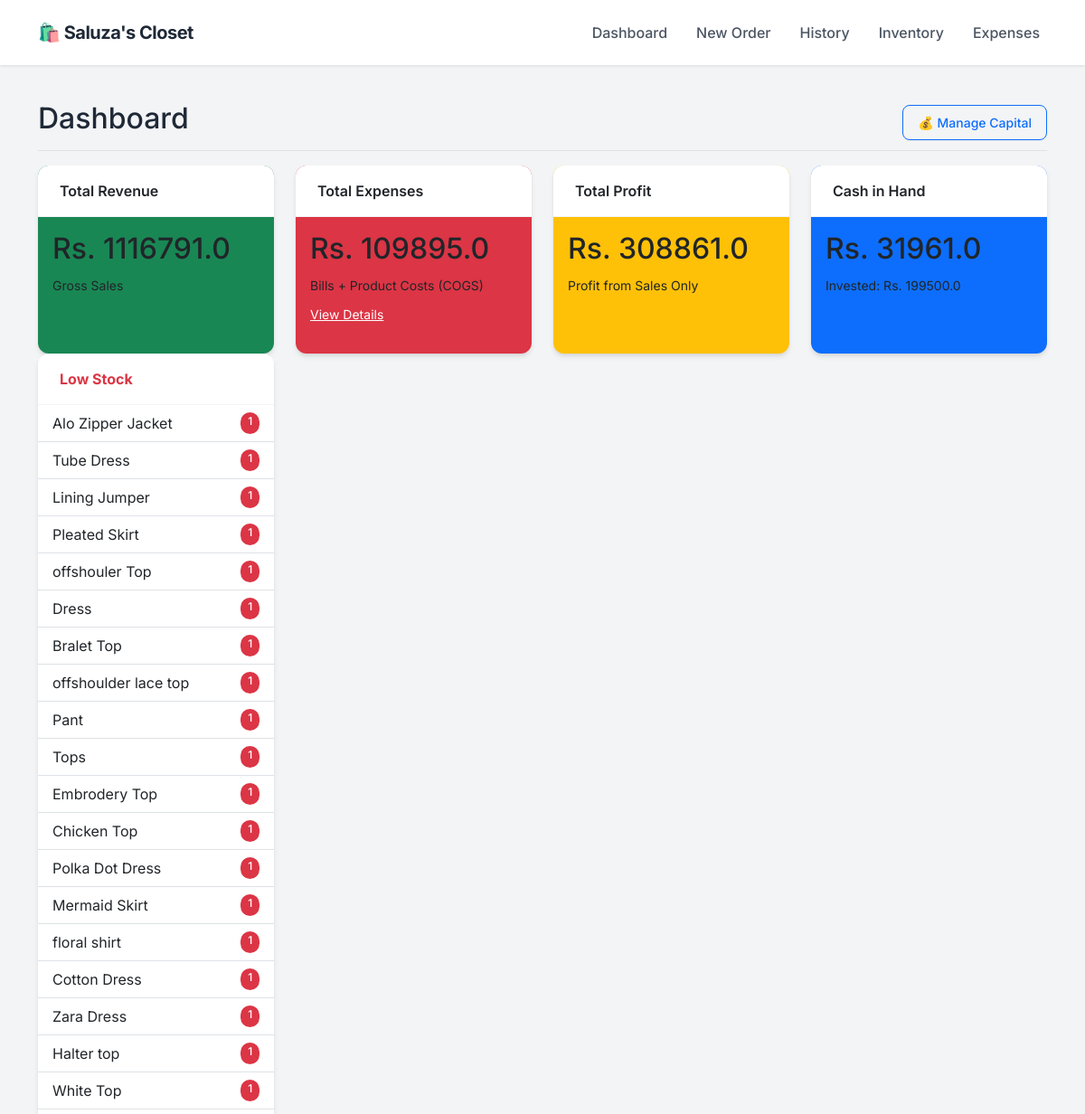
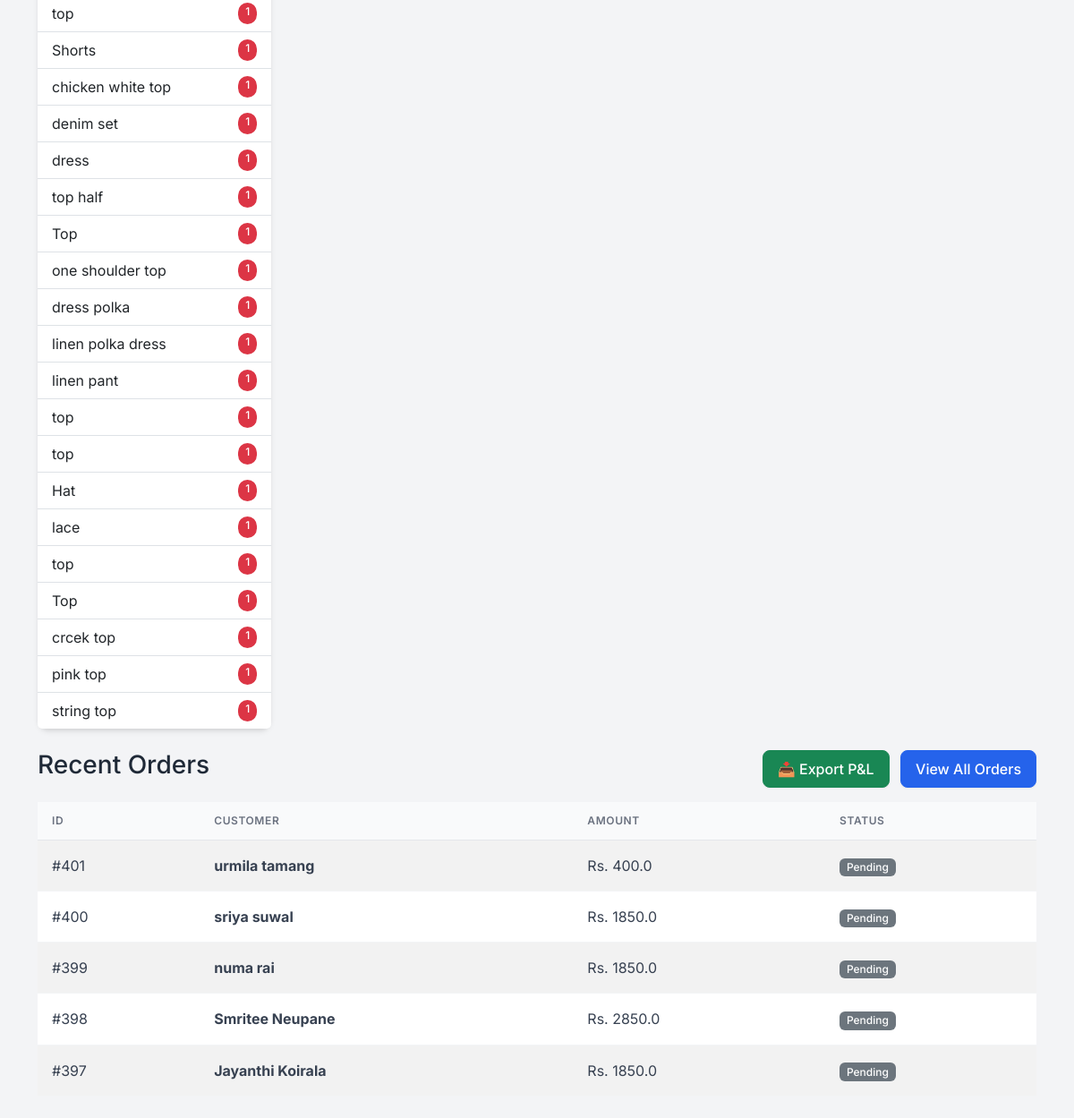
The page / on the database its author committed (2 pictures, top to bottom).
### app.py (models this page shows)
class Product(db.Model):
    id = db.Column(db.Integer, primary_key=True)
    sku = db.Column(db.String(50), unique=True, nullable=True)
    name = db.Column(db.String(100), nullable=False)
    size = db.Column(db.String(10), nullable=False)
    cost_price = db.Column(db.Float, default=0.0)
    price = db.Column(db.Float, nullable=False)
    stock = db.Column(db.Integer, default=0)
    image = db.Column(db.String(100), nullable=True)

class Order(db.Model):
    id = db.Column(db.Integer, primary_key=True)
    customer_name = db.Column(db.String(100), nullable=False)
    phone = db.Column(db.String(20), nullable=False)
    address = db.Column(db.String(200), nullable=True)
    date = db.Column(db.DateTime, default=datetime.utcnow)
    total_amount = db.Column(db.Float, default=0.0)
    profit = db.Column(db.Float, default=0.0)
    status = db.Column(db.String(20), default='Pending')
    items = db.relationship('OrderItem', backref='order', lazy=True)

### app.py (the view)
@app.route('/')
def dashboard():
    total_investment = db.session.query(db.func.sum(Investment.amount)).scalar() or 0
    total_sales = db.session.query(db.func.sum(Order.total_amount)).scalar() or 0
    manual_expenses = db.session.query(db.func.sum(Expense.amount)).scalar() or 0
    current_inventory_cost = 0
    products = Product.query.all()
    for p in products:
        current_inventory_cost += (p.stock * p.cost_price)
    gross_profit = db.session.query(db.func.sum(Order.profit)).scalar() or 0
    cost_of_sold_goods = total_sales - gross_profit
    total_product_spend = current_inventory_cost + cost_of_sold_goods
    cash_in_hand = (total_investment + total_sales) - (total_product_spend + manual_expenses)
    net_profit = gross_profit # As you requested previously (Sales Profit only)
    recent_orders = Order.query.order_by(Order.date.desc()).limit(5).all()
    low_stock = Product.query.filter(Product.stock < 2, Product.stock > 0).all()
    out_of_stock = Product.query.filter(Product.stock == 0).all()
    investments = Investment.query.order_by(Investment.date.desc()).all()
    return render_template('dashboard.html',
                           sales=total_sales,
                           gross_profit=gross_profit,
                           expenses=manual_expenses,
                           net_profit=net_profit,
                           cash_in_hand=cash_in_hand, # <--- NEW DATA
                           total_investment=total_investment, # <--- NEW DATA
                           orders=recent_orders,
                           investments=investments,
                           low_stock=low_stock,
                           out_of_stock=out_of_stock)

### templates/dashboard.html (shortened to what this page needs)
{% extends "layout.html" %}
{% block content %}
<div class="d-flex justify-content-between flex-wrap flex-md-nowrap align-items-center pt-3 pb-2 mb-3 border-bottom">
    <h1 class="h2">Dashboard</h1>
    <div class="btn-toolbar mb-2 mb-md-0">
        <button type="button" class="btn btn-sm btn-outline-primary" data-bs-toggle="modal" data-bs-target="#investmentHistoryModal">
    💰 Manage Capital
</button>
    </div>
</div>
<div class="row mb-4">
    <div class="col-md-3">
        <div class="card text-dark bg-success mb-3 h-100">
            <div class="card-header">Total Revenue</div>
            <div class="card-body">
                <h2 class="card-title">Rs. {{ sales }}</h2>
                <small>Gross Sales</small>
            </div>
        </div>
    </div>
    <div class="col-md-3">
        <div class="card text-dark bg-danger mb-3 h-100">
            <div class="card-header">Total Expenses</div>
            <div class="card-body">
                <h2 class="card-title">Rs. {{ expenses }}</h2>
                <small>Bills + Product Costs (COGS)</small> <div class="mt-2">
                    <a href="/expenses" class="text-white text-decoration-underline small">View Details</a>
                </div>
            </div>
        </div>
    </div>
    <div class="col-md-3">
        <div class="card text-dark bg-warning mb-3 h-100">
            <div class="card-header">Total Profit</div>
            <div class="card-body">
                <h2 class="card-title">Rs. {{ net_profit }}</h2>
                <small>Profit from Sales Only</small>
            </div>
        </div>
    </div>
    <div class="col-md-3">
        <div class="card text-dark bg-primary mb-3 h-100">
            <div class="card-header">Cash in Hand</div>
            <div class="card-body">
                <h2 class="card-title">Rs. {{ cash_in_hand }}</h2>
                <small>Invested: Rs. {{ total_investment }}</small>
            </div>
        </div>
    </div>
    <div class="col-md-3">
        <div class="card border-danger h-100">
            <div class="card-header bg-transparent text-danger fw-bold">Low Stock</div>
            <ul class="list-group list-group-flush list-group-sm">
                {% for item in low_stock %}
                <li class="list-group-item d-flex justify-content-between">
                    <span>{{ item.name }}</span>
                    <span class="badge bg-danger rounded-pill">{{ item.stock }}</span>
                </li>
                {% endfor %}
            </ul>
        </div>
    </div>
</div>
<div class="d-flex justify-content-between align-items-center mb-3">
    <h3>Recent Orders</h3>
    <div>
        <a href="/export_excel" class="btn btn-success me-2">📥 Export P&L</a>
        <a href="/orders" class="btn btn-primary">View All Orders</a>
    </div>
</div>
<table class="table table-striped bg-white align-middle">
    <thead>
        <tr>
            <th>ID</th>
            <th>Customer</th>
            <th>Amount</th>
            <th>Status</th>
        </tr>
    </thead>
    <tbody>
        {% for order in orders %}
        <tr>
            <td>#{{ order.id }}</td>
            <td><strong>{{ order.customer_name }}</strong></td>
            <td>Rs. {{ order.total_amount }}</td>
            <td><span class="badge bg-secondary">{{ order.status }}</span></td>
        </tr>
        {% endfor %}
    </tbody>
</table>
{% endblock %}

### templates/layout.html (style rules this page uses)
:root { --primary-color: #2563eb; --bg-color: #f3f4f6; --text-dark: #1f2937; --card-shadow: 0 4px 6px -1px rgba(0, 0, 0, 0.1), 0 2px 4px -1px rgba(0, 0, 0, 0.06); }
body { font-family: 'Inter', sans-serif; background-color: var(--bg-color); color: var(--text-dark); }
.card { border: none; border-radius: 12px; box-shadow: var(--card-shadow); background: #ffffff; transition: transform 0.2s; }
.card-header { background-color: #ffffff; border-bottom: 1px solid #f3f4f6; font-weight: 600; padding: 1rem 1.5rem; border-radius: 12px 12px 0 0 !important; }
.btn { border-radius: 8px; font-weight: 500; padding: 0.5rem 1rem; box-shadow: 0 1px 2px 0 rgba(0, 0, 0, 0.05); }
.btn-primary { background-color: var(--primary-color); border-color: var(--primary-color); }
.table { margin-bottom: 0; }
.table thead th { background-color: #f9fafb; color: #6b7280; font-size: 0.75rem; text-transform: uppercase; letter-spacing: 0.05em; font-weight: 600; border-bottom: 1px solid #e5e7eb; padding: 0.75rem 1rem; }
.table tbody td { padding: 1rem 1rem; vertical-align: middle; color: #374151; border-bottom: 1px solid #f3f4f6; }
.badge { padding: 0.35em 0.65em; font-weight: 500; border-radius: 6px; }

### rows shown on the page
Product: name "Alo Zipper Jacket", stock "1"
Product: name "Tube Dress", stock "1"
Product: name "Lining Jumper", stock "1"
Product: name "Pleated Skirt", stock "1"
Product: name "offshouler Top", stock "1"
Product: name "Dress", stock "1"
Product: name "Bralet Top", stock "1"
Product: name "offshoulder lace top", stock "1"
Product: name "Pant", stock "1"
Product: name "Tops", stock "1"
Product: name "Embrodery Top", stock "1"
Product: name "Chicken Top", stock "1"
Product: name "Polka Dot Dress", stock "1"
Product: name "Mermaid Skirt", stock "1"
Product: name "floral shirt", stock "1"
Product: name "Cotton Dress", stock "1"
Product: name "Zara Dress", stock "1"
Product: name "Halter top", stock "1"
Product: name "White Top", stock "1"
Product: name "top", stock "1"
Product: name "Shorts", stock "1"
Product: name "chicken white top", stock "1"
Product: name "denim set", stock "1"
Product: name "dress", stock "1"
Product: name "top half", stock "1"
Product: name "Top", stock "1"
Product: name "one shoulder top", stock "1"
Product: name "dress polka", stock "1"
Product: name "linen polka dress", stock "1"
Product: name "linen pant", stock "1"
Product: name "top", stock "1"
Product: name "top", stock "1"
Product: name "Hat", stock "1"
Product: name "lace", stock "1"
Product: name "top", stock "1"
Product: name "Top", stock "1"
Product: name "crcek top", stock "1"
Product: name "pink top", stock "1"
Product: name "string top", stock "1"
Order: id "401", customer_name "urmila tamang", total_amount "400.0", status "Pending"
Order: id "400", customer_name "sriya suwal", total_amount "1850.0", status "Pending"
Order: id "399", customer_name "numa rai", total_amount "1850.0", status "Pending"
Order: id "398", customer_name "Smritee Neupane", total_amount "2850.0", status "Pending"
Order: id "397", customer_name "Jayanthi Koirala", total_amount "1850.0", status "Pending"

### other values the page prints
{{ sales }} "1116791.0"
{{ expenses }} "109895.0"
{{ net_profit }} "308861.0"
{{ cash_in_hand }} "31961.0"
{{ total_investment }} "199500.0"
